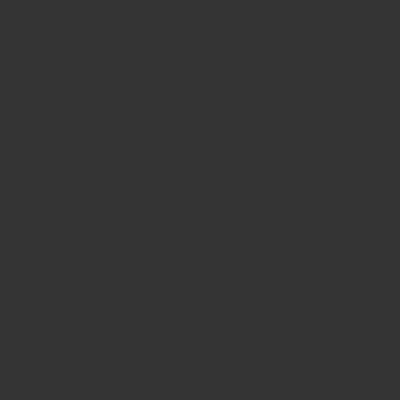
Frame 1 (no input)
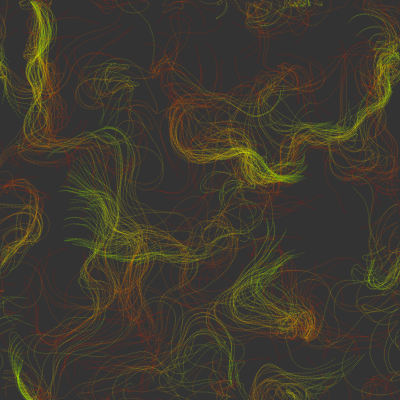
Frame 60 (no input)
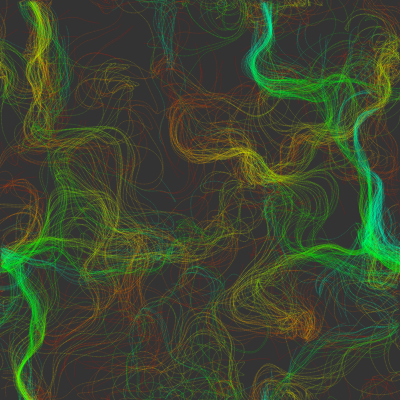
Frame 120 (the mouse pressed at the canvas centre since frame 60)

The p5.js sketch that drew these frames (run headless with seeded random() and noise() and a simulated clock; from frame 60 on, the mouse is pressed at the canvas centre):

// p5.js sketch
// ── sketch.js
var inc = 0.1;          // incrementing
var scl = 10;
var cols, rows;
var zoff = 0;           // 3-Dimensional
var particle = [];      //declaring particle array
var flowfield;

function setup(){
    createCanvas(400,400);
    colorMode(HSB, 255);    // Hue/Saturation/Brightness
    cols = floor(width / scl); // the number of columns on screen by dividing the width of the canvas by the scale value this value is then floored so that the answer is not a decimal number
    rows = floor(height / scl); // the number of rows on screen by dividing the height of the canvas by the scale value this value is then floored so that the answer is not a decimal number
    for(var i = 0; i < 500; i++){
        particle[i] = new Particle(); // calling the particle class
    }
    flowfield = new Array(cols * rows);     // stores all the vectors in an array which amounts to the number of cols multiplied by the number of rows
    background(51);
}

function draw(){
    var yoff = 0;   // 2-Dimenional
    for(var y = 0; y < rows; y++) {
        var xoff = 0;   // 1-Dimensional
        for(var x = 0; x < cols; x++) {
            var index = x + y * cols;   // takes a 2-Dimensional value into a 1-Dimensional array
            var angle = noise(xoff, yoff, zoff) * TWO_PI * 4;   // give noise in 3-Dimensional space, by muliplying 2PI by 4 the flowfield moves in many different directions whereas without it the flowfields gravitate to the left side of the canvas
            var v = p5.Vector.fromAngle(angle);
            v.setMag(1);
            flowfield[index] = v;
            xoff += inc; // increments the xoff
            stroke(0, 50);
        }
        yoff += inc; // increments the yoff
        zoff += 0.0003; // increments the zoff
    }
    // the particle class is calling all the functions created in the class
    for(var i = 0; i < particle.length; i++){
        particle[i].follow(flowfield);
        particle[i].update();
        particle[i].edges();
        particle[i].show();
    }
}

// ── particle.js
// class
function Particle(){
    this.pos = createVector(random(width),random(height));  //the position of the line is randomly placed somewhere between the min and max of the width and height
    this.vel = createVector(0,0);   // the starting velocity in the x and y direction....createVector(x,y)
    this.acc = createVector(0,0);   // the starting acceleration in the x and y direction
    this.maxspeed = 4;
    this.color = 0;

    this.prevPos = this.pos.copy(); // gets a copy of the previous position of the vector and returns a p5.Vector object

    this.update = function(){
        this.vel.add(this.acc);          // adds the two vectors together to change the speed
        this.vel.limit(this.maxspeed);  // the limit fucntion limits the magnitude of the vector to the value found within the parameter
        this.pos.add(this.vel);        // adds the two vectors together so that position velocity value is added to the current position
        this.acc.mult(0);              // resets the acceleration variable back to 0 by multiplying it by zero.
    }

    this.follow = function(vectors){
        var x = floor(this.pos.x /scl); // the x position is actual place on the screen but its corresponding position on the grid needs to be scaled down by the scale variable
        var y = floor(this.pos.y /scl); // the y position is actual place on the screen but its corresponding position on the grid needs to be scaled down by the scale variable
        var index = x + y * cols;       // takes a 2-Dimensional value into a 1-Dimensional array
        var force = vectors[index];
        this.applyForce(force);         // based on the particles xy position, scale this particle to the grid of columns and rows and find the corresponding vector in the 1-Dimensional Array then take this vector and apply it as a force
    }

    this.applyForce = function(force){
        this.acc.add(force);
    }

    this.show = function(){
        // added innovation, the flowfield changes colour depending on its rgba value
        // similar to the pixel array exercise in nature of code
        stroke(this.color, 255, 255, 25); // the variable this.color is incremented to gradually change the color of the line
        this.color = this.color + 1;      // incrementing
        if(this.color > 255){
            this.color = 0;               // if the variable reaches 255 then the variable is set to 0
        }
        strokeWeight(1);                  // the thickness of the line
        line(this.pos.x, this.pos.y,this.prevPos.x, this.prevPos.y);    // the lines position on the screen is determined by its previous x and y coordinates
        // point(this.pos.x, this.pos.y);
        this.updatePrev();
    }
    this.updatePrev = function(){
        //the x and y coordinates are copied which makes the lines new coordinates relate to its previous x and y position
        this.prevPos.x = this.pos.x;
        this.prevPos.y = this.pos.y;
    }
    this.edges = function(){
        // this checks that the lines don't go off the canvas
        // if the line goes to the edge of the canvas the lines position is updated to appear on the opposite edge of the canvas
        if(this.pos.x > width){
            this.pos.x = 0;
            this.updatePrev();
        }
        if(this.pos.x < 0){
            this.pos.x = width;
            this.updatePrev();
        }
        if(this.pos.y > height){
            this.pos.y = 0;
            this.updatePrev();
        }
        if(this.pos.y < 0 ) {
            this.pos.y = height;
            this.updatePrev();
        }
    }
}
